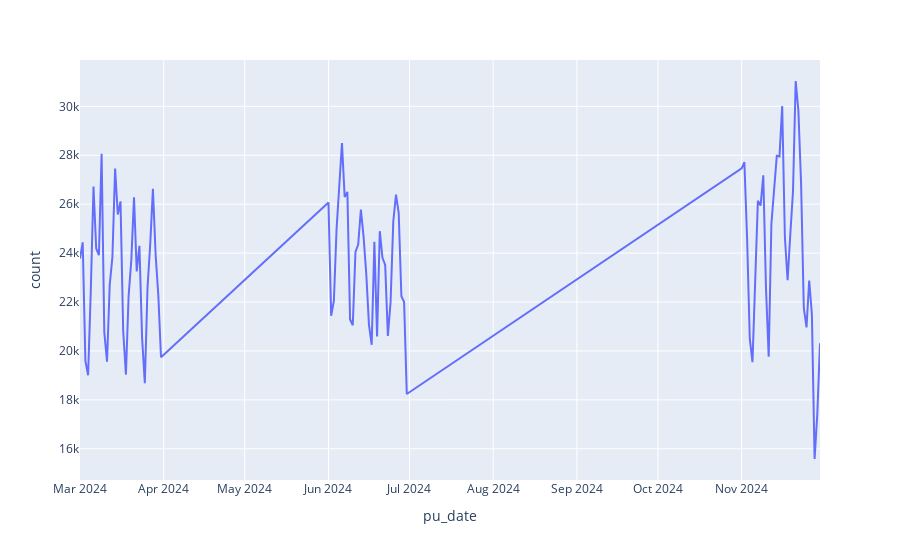

Notebook cell for this chart:
### Code cell
fig = px.line(taxi_df.grouped_date(), y="count")
fig.show()
